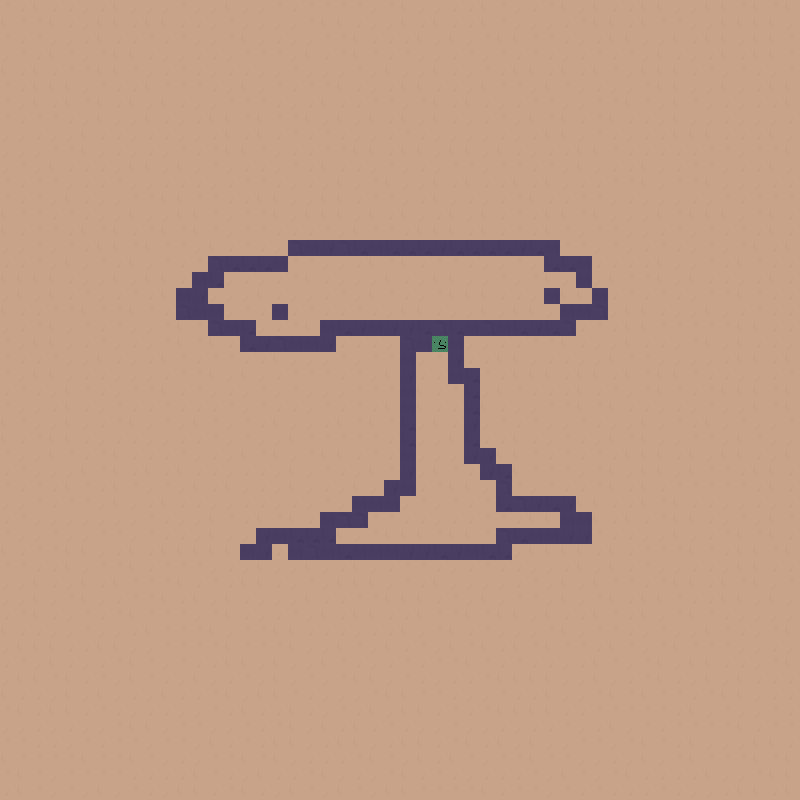

Below is a game level as drawn by its tile map, then a one-line description and the .tmx that defines it (tile-layer data replaced by summaries):
An orthogonal 50x50 tile map with 16x16 px tiles, 4 tile layers (floor, interactable, decorative, shadow).

<map version="1.2" tiledversion="1.2.3" orientation="orthogonal" renderorder="right-down" width="50" height="50" tilewidth="16" tileheight="16" infinite="0" nextlayerid="5" nextobjectid="1">
 <tileset firstgid="1" source="tileset.tsx" />
 <layer id="1" name="floor" width="50" height="50">
  <data>[2500 cells, 2500 non-empty, 4 distinct tile ids]</data>
 </layer>
 <layer id="2" name="interactable" width="50" height="50">
  <data>[2500 cells, 130 non-empty, 5 distinct tile ids]</data>
 </layer>
 <layer id="3" name="decorative" width="50" height="50">
  <data>[2500 cells, 0 non-empty, 0 distinct tile ids]</data>
 </layer>
 <layer id="4" name="shadow" width="50" height="50">
  <data>[2500 cells, 0 non-empty, 0 distinct tile ids]</data>
 </layer>
</map>
